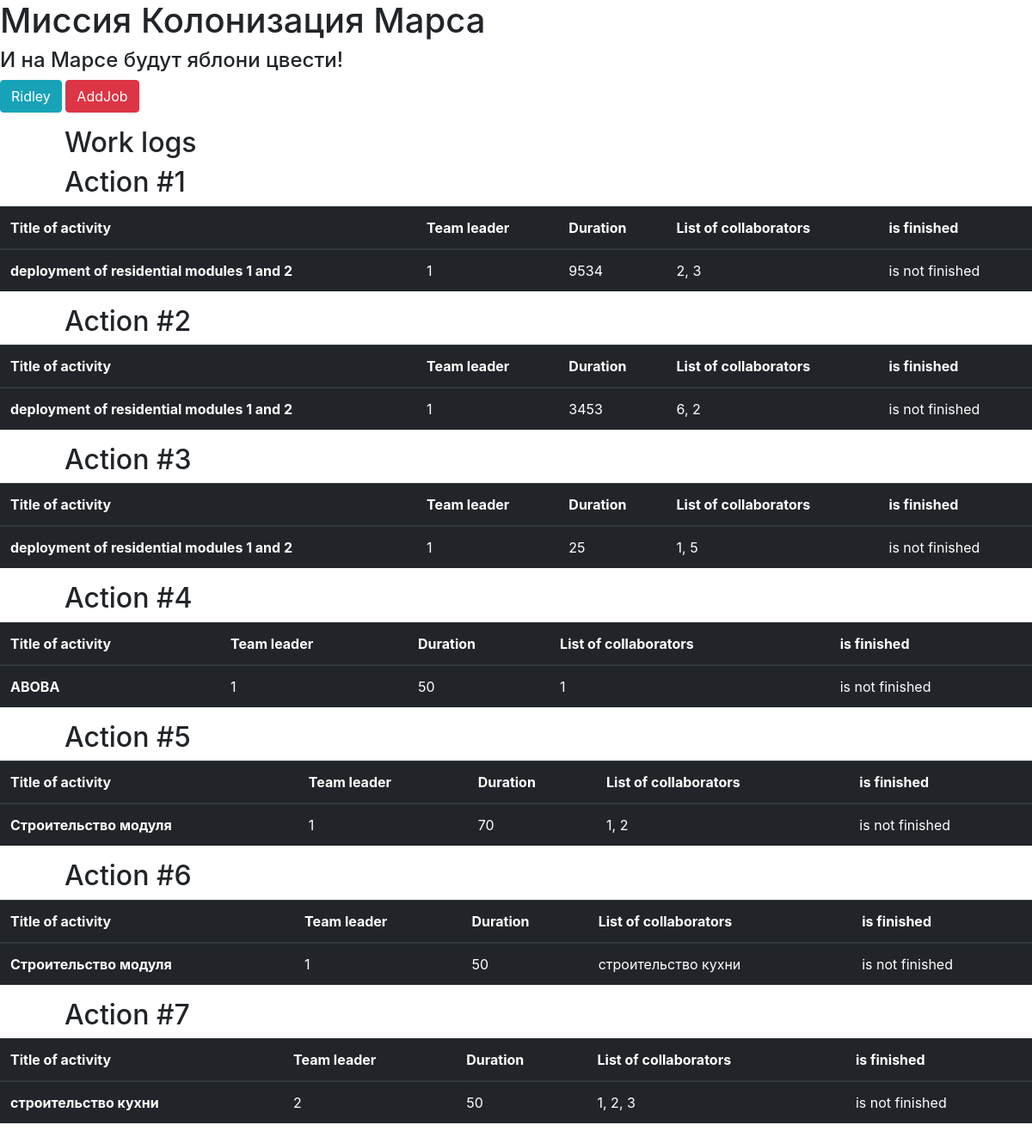
The page / (signed in) on the database its author committed.
### users.py (models this page shows, shortened)
class User(SqlAlchemyBase, UserMixin):
    __tablename__ = 'users'
    id = sqlalchemy.Column(sqlalchemy.Integer,
                           primary_key=True, autoincrement=True)
    surname = sqlalchemy.Column(sqlalchemy.String)
    name = sqlalchemy.Column(sqlalchemy.String)
    age = sqlalchemy.Column(sqlalchemy.Integer)
    position = sqlalchemy.Column(sqlalchemy.String)
    speciality = sqlalchemy.Column(sqlalchemy.String)
    address = sqlalchemy.Column(sqlalchemy.String)
    email = sqlalchemy.Column(sqlalchemy.String, unique=True)
    hashed_password = sqlalchemy.Column(sqlalchemy.String)
    modified_date = sqlalchemy.Column(sqlalchemy.DateTime, default=datetime.datetime.now)

### jobs.py (models this page shows)
class Jobs(SqlAlchemyBase):
    __tablename__ = 'jobs'
    id = sqlalchemy.Column(sqlalchemy.Integer,
                           primary_key=True, autoincrement=True)
    team_leader = sqlalchemy.Column(sqlalchemy.Integer, sqlalchemy.ForeignKey('users.id'), autoincrement=True)
    job = sqlalchemy.Column(sqlalchemy.String)
    work_size = sqlalchemy.Column(sqlalchemy.Integer)
    collaborators = sqlalchemy.Column(sqlalchemy.String)
    start_date = sqlalchemy.Column(sqlalchemy.DateTime)
    end_date = sqlalchemy.Column(sqlalchemy.DateTime)
    is_finished = sqlalchemy.Column(sqlalchemy.Boolean)
    user = orm.relationship('User')

### main.py (the view)
@app.route('/')
def index():
    db_session.global_init("db/mars_explorer.db")
    jb = create_spisok()
    return render_template('base.html', list=jb)

### data/db_session.py (called while the page is built, shortened)
def global_init(db_file):
    global __factory
    if __factory:
        return

def create_session() -> Session:
    global __factory
    return __factory()

### main.py (called while the page is built)
def create_spisok():
    db_session.global_init("db/mars_explorer.db")
    db_sess = db_session.create_session()
    jobs = []
    for job in db_sess.query(Jobs).all():
        if job.is_finished:
            finish = 'is finished'
        else:
            finish = 'is not finished'
        jobs.append([job.id, job.job, job.team_leader, job.work_size, job.collaborators, finish])
    return jobs

@login_manager.user_loader
def load_user(user_id):
    db_sess = db_session.create_session()
    return db_sess.query(User).get(user_id)

### templates/base.html (shortened to what this page needs)
<!DOCTYPE html>
<html lang="en">
<head>
    <link rel="stylesheet" href="/static/css/style.css">
     <link rel="stylesheet" href="https://cdn.jsdelivr.net/npm/bootstrap@4.0.0/dist/css/bootstrap.min.css">
    </head>
    <body>
        <h1>Миссия Колонизация Марса</h1>
        <h4>И на Марсе будут яблони цвести!</h4>
        <nav>
            {% if current_user.is_authenticated %}
                <p>
                    <a class="btn btn-info" href="/logout">{{ current_user.name }}</a>
                    <a class="btn btn-danger" href="/addjob">AddJob</a>
                </p>
            {% else %}
                <p>
                    <a class="btn btn-primary " href="/register">Зарегистрироваться</a>
                    <a class="btn btn-success" href="/login">Войти</a>
                </p>
            {% endif %}
        </nav>
        <h2>Work logs</h2>
        {% for item in list %}
            <h2>Action #{{ item[0] }}</h2>
            <table class="table table-dark">
              <thead>
                <tr>
                    <th scope="col">Title of activity</th>
                    <th scope="col">Team leader</th>
                    <th scope="col">Duration</th>
                    <th scope="col">List of collaborators</th>
                    <th scope="col">is finished</th>
                </tr>
              </thead>
              <tbody>
                <tr>
                    <th scope="row">{{ item[1] }}</th>
                    <td>{{ item[2] }}</td>
                    <td>{{ item[3] }}</td>
                    <td>{{ item[4] }}</td>
                    <td>{{ item[5] }}</td>
                </tr>
              </tbody>
            </table>
        {% endfor %}
    </body>
</html>

### static/css/style.css (style rules this page uses)
h2 { margin-left: 75px; }
h4 { color: grey; }

### rows shown on the page
User: name "Ridley"
Jobs: id "1", job "deployment of residential modules 1 and 2", job "1", work_size "9534", collaborators "2, 3", item "is not finished"
Jobs: id "2", job "deployment of residential modules 1 and 2", job "1", work_size "3453", collaborators "6, 2", item "is not finished"
Jobs: id "3", job "deployment of residential modules 1 and 2", job "1", work_size "25", collaborators "1, 5", item "is not finished"
Jobs: id "4", job "ABOBA", item "1", work_size "50", collaborators "1", item "is not finished"
Jobs: id "5", job "Строительство модуля", team_leader "1", work_size "70", collaborators "1, 2", item "is not finished"
Jobs: id "6", job "Строительство модуля", team_leader "1", work_size "50", collaborators "строительство кухни", item "is not finished"
Jobs: id "7", job "строительство кухни", team_leader "2", work_size "50", collaborators "1, 2, 3", item "is not finished"
